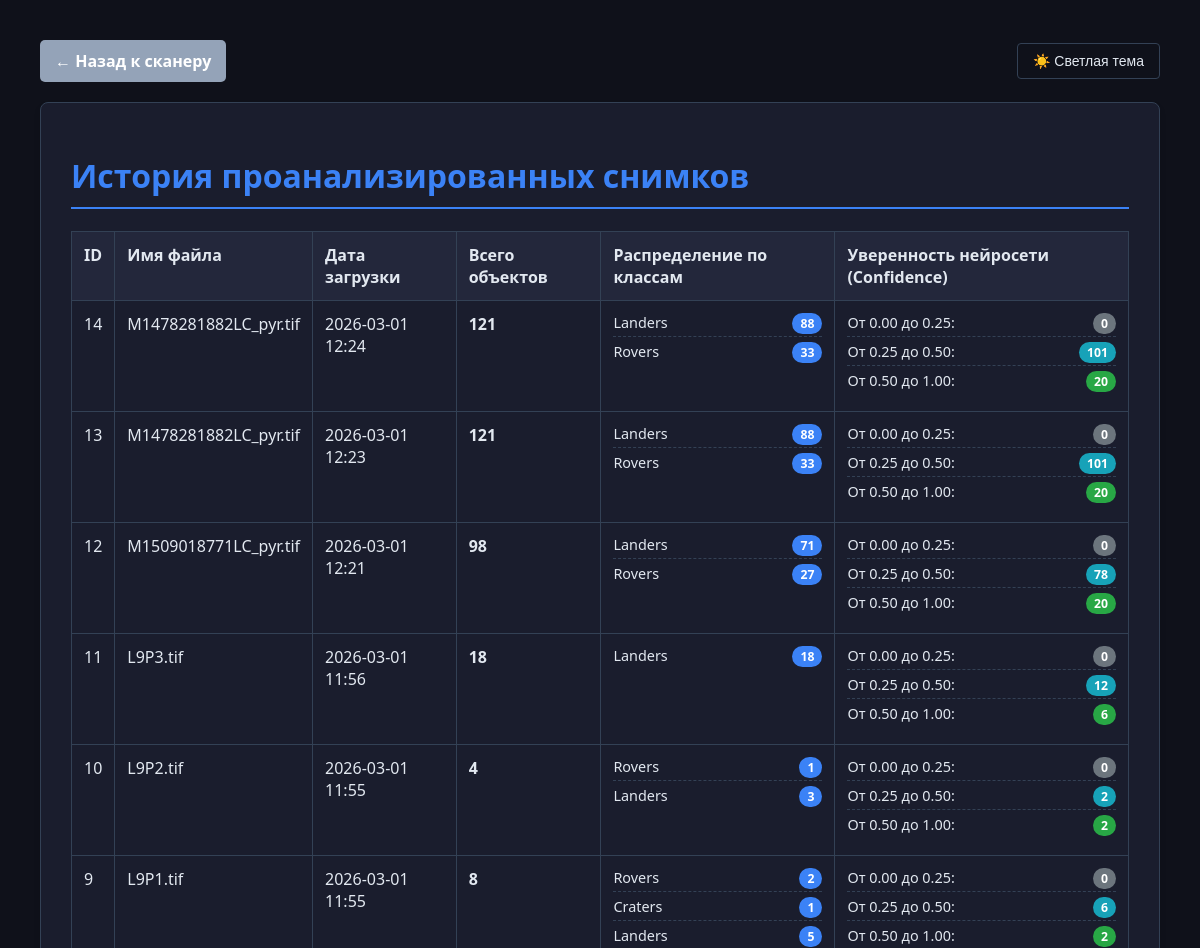
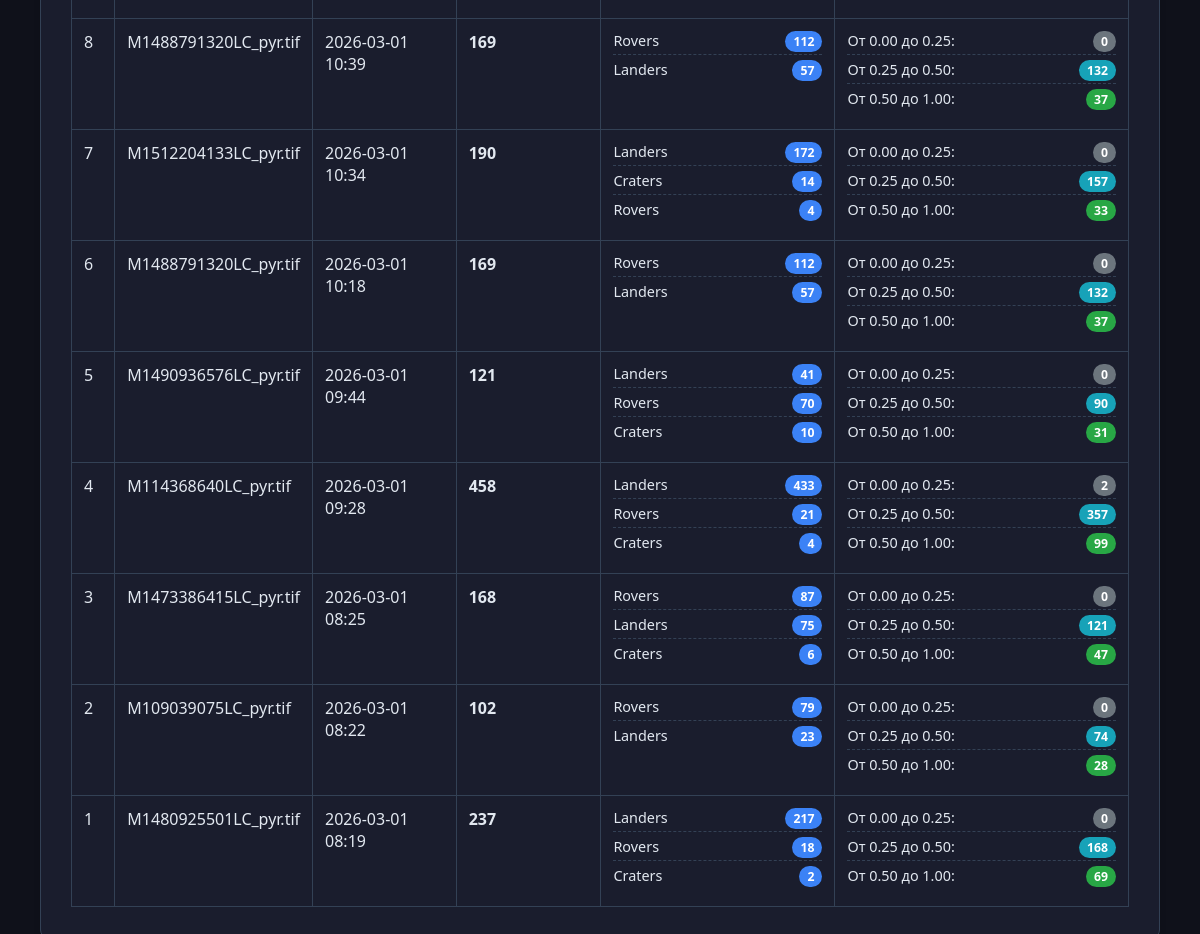
Before: /history with the older database file (2 pictures, top to bottom).
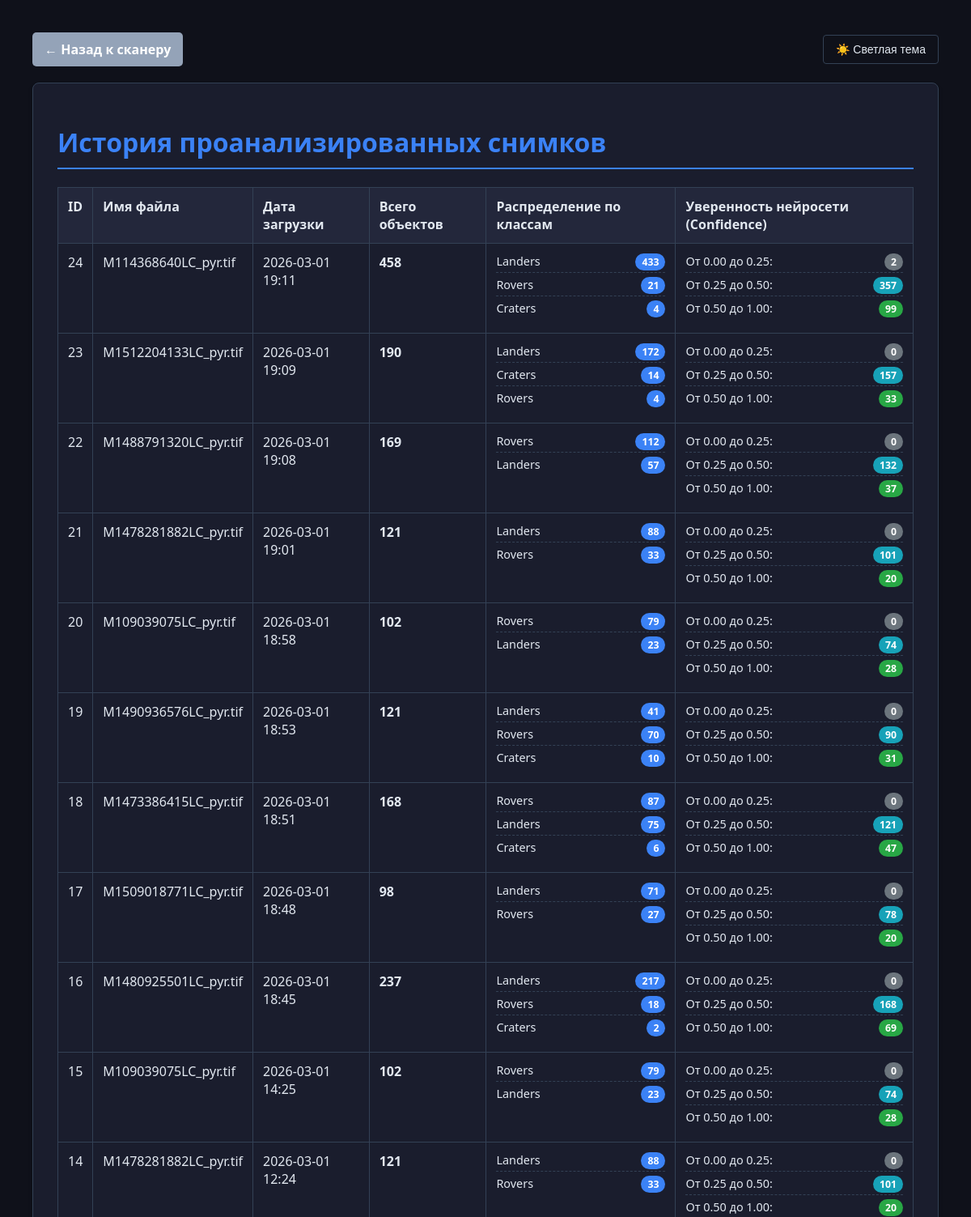
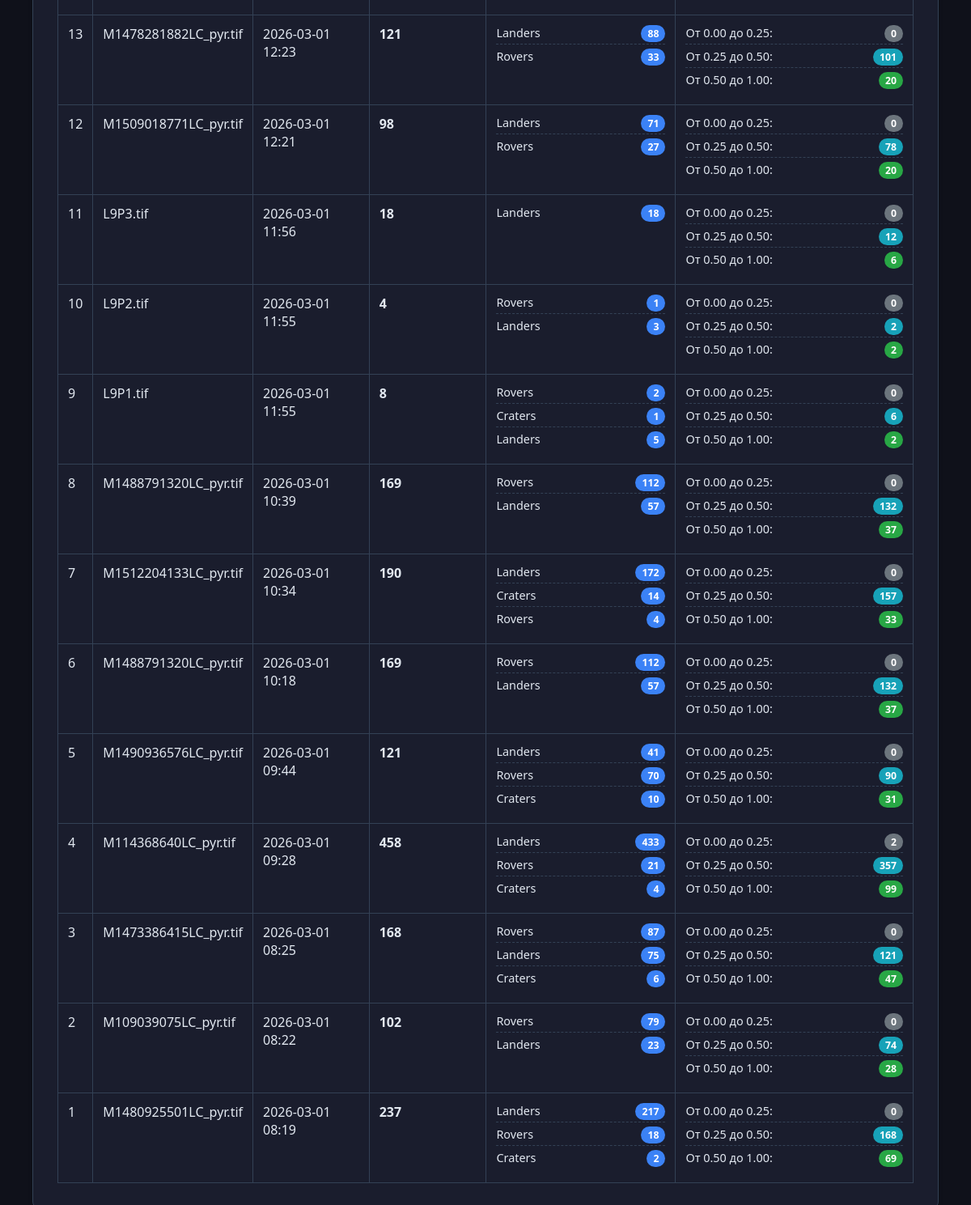
After: the same page with the newer database file (2 pictures, top to bottom).
### app/models.py (models this page shows)
class Image(db.Model):
    __tablename__ = 'images'
    image_id = db.Column(db.Integer, primary_key=True)
    filename = db.Column(db.String(255), nullable=False)
    upload_date = db.Column(db.DateTime, default=datetime.utcnow, nullable=False)
    resolution = db.Column(db.Float, nullable=True)  # Разрешение снимка (м/пикс)
    file_path = db.Column(db.Text, nullable=False)
    detections = db.relationship('Detection', backref='image', lazy=True)

class ObjectClass(db.Model):
    __tablename__ = 'classes'
    class_id = db.Column(db.Integer, primary_key=True)
    class_name = db.Column(db.String(100), nullable=False, unique=True)
    detections = db.relationship('Detection', backref='object_class', lazy=True)

### app/routes.py (the view)
    @app.route('/history')
    def history():
        images = Image.query.order_by(Image.upload_date.desc()).all()
        stats = {}
        for img in images:
            class_counts = {}
            conf_0_25 = 0
            conf_25_50 = 0
            conf_50_100 = 0
            for det in img.detections:
                c_name = det.object_class.class_name
                class_counts[c_name] = class_counts.get(c_name, 0) + 1
                if det.confidence <= 0.25:
                    conf_0_25 += 1
                elif det.confidence <= 0.50:
                    conf_25_50 += 1
                else:
                    conf_50_100 += 1
            stats[img.image_id] = {
                'classes': class_counts,
                'conf_0_25': conf_0_25,
                'conf_25_50': conf_25_50,
                'conf_50_100': conf_50_100
            }
        return render_template('history.html', images=images, stats=stats)

### app/templates/history.html (shortened to what this page needs)
<!DOCTYPE html>
<html lang="ru">
<head>
</head>
<body>
    <div class="header-actions">
        <a href="/" class="back-link">← Назад к сканеру</a>
        <button class="theme-toggle" onclick="toggleTheme()" id="themeToggleBtn">☀️ Светлая тема</button>
    </div>
    <div class="container">
        <h1>История проанализированных снимков</h1>
        <table>
            <thead>
                <tr>
                    <th>ID</th>
                    <th>Имя файла</th>
                    <th>Дата загрузки</th>
                    <th>Всего объектов</th>
                    <th>Распределение по классам</th>
                    <th>Уверенность нейросети (Confidence)</th>
                </tr>
            </thead>
            <tbody>
                {% for img in images %}
                <tr>
                    <td>{{ img.image_id }}</td>
                    <td>{{ img.filename }}</td>
                    <td>{{ img.upload_date.strftime('%Y-%m-%d %H:%M') }}</td>
                    <td><strong>{{ img.detections|length }}</strong></td>
                    <td>
                        <ul class="stats-list">
                            {% for c_name, count in stats[img.image_id].classes.items() %}
                                <li><span>{{ c_name }}</span> <span class="badge">{{ count }}</span></li>
                            {% endfor %}
                        </ul>
                    </td>
                    <td>
                        <ul class="stats-list">
                            <li><span>От 0.00 до 0.25:</span> <span class="badge" style="background-color: #6c757d;">{{ stats[img.image_id].conf_0_25 }}</span></li>
                            <li><span>От 0.25 до 0.50:</span> <span class="badge" style="background-color: #17a2b8;">{{ stats[img.image_id].conf_25_50 }}</span></li>
                            <li><span>От 0.50 до 1.00:</span> <span class="badge" style="background-color: #28a745;">{{ stats[img.image_id].conf_50_100 }}</span></li>
                        </ul>
                    </td>
                </tr>
                {% else %}
                <tr>
                    <td colspan="6" style="text-align: center;">История пока пуста. Загрузите первый снимок!</td>
                </tr>
                {% endfor %}
            </tbody>
        </table>
    </div>
</body>
</html>

### app/templates/history.html (style rules this page uses)
:root { --bg-main: #0f111a; --bg-panel: #1a1d2d; --bg-panel-hover: #23273b; --accent: #3b82f6; --text-main: #e2e8f0; --text-muted: #94a3b8; --border: #334155; --table-header-bg: #23273b; }
body { font-family: 'Nasalization', 'Segoe UI', Tahoma, Geneva, Verdana, sans-serif; margin: 40px; background-color: var(--bg-main); color: var(--text-main); transition: background-color 0.3s ease, color 0.3s ease; }
.header-actions { max-width: 1200px; margin: 0 auto 20px auto; display: flex; justify-content: space-between; align-items: center; }
.container { max-width: 1200px; margin: 0 auto; background: var(--bg-panel); padding: 30px; border-radius: 8px; box-shadow: 0 4px 6px rgba(0,0,0,0.1); border: 1px solid var(--border); transition: background-color 0.3s ease, border-color 0.3s ease; }
h1 { border-bottom: 2px solid var(--accent); padding-bottom: 10px; color: var(--accent); }
table { width: 100%; border-collapse: collapse; margin-top: 20px; }
th, td { border: 1px solid var(--border); padding: 12px; text-align: left; vertical-align: top; transition: border-color 0.3s ease; }
th { background-color: var(--table-header-bg); font-weight: bold; transition: background-color 0.3s ease; }
.back-link { display: inline-block; text-decoration: none; color: #fff; background-color: var(--text-muted); padding: 10px 15px; border-radius: 5px; font-weight: bold; transition: 0.2s; }
.theme-toggle { background: transparent; color: var(--text-main); border: 1px solid var(--border); padding: 9px 15px; border-radius: 4px; cursor: pointer; font-family: 'Nasalization', sans-serif; font-size: 14px; transition: 0.2s; display: flex; align-items: center; gap: 8px; }
.stats-list { margin: 0; padding: 0; list-style-type: none; font-size: 0.9em; }
.stats-list li { margin-bottom: 5px; display: flex; justify-content: space-between; border-bottom: 1px dashed var(--border); padding-bottom: 2px; transition: border-color 0.3s ease; }
.stats-list li:last-child { border-bottom: none; }
.badge { background-color: var(--accent); color: white; padding: 2px 8px; border-radius: 12px; font-size: 0.85em; font-weight: bold; }

Changed rows visible on the page:
added Image: image_id "24", filename "M114368640LC_pyr.tif", upload_date "2026-03-01 19:11", detections|length "458", stats "2", stats "357", stats "99", ObjectClass (class_name "Landers", count "433"), ObjectClass (class_name "Rovers", count "21"), ObjectClass (class_name "Craters", count "4")
added Image: image_id "23", filename "M1512204133LC_pyr.tif", upload_date "2026-03-01 19:09", detections|length "190", stats "0", stats "157", stats "33", ObjectClass (class_name "Landers", count "172"), ObjectClass (class_name "Craters", count "14"), ObjectClass (class_name "Rovers", count "4")
added Image: image_id "22", filename "M1488791320LC_pyr.tif", upload_date "2026-03-01 19:08", detections|length "169", stats "0", stats "132", stats "37", ObjectClass (class_name "Rovers", count "112"), ObjectClass (class_name "Landers", count "57")
added Image: image_id "21", filename "M1478281882LC_pyr.tif", upload_date "2026-03-01 19:01", detections|length "121", stats "0", stats "101", stats "20", ObjectClass (class_name "Landers", count "88"), ObjectClass (class_name "Rovers", count "33")
added Image: image_id "20", filename "M109039075LC_pyr.tif", upload_date "2026-03-01 18:58", detections|length "102", stats "0", stats "74", stats "28", ObjectClass (class_name "Rovers", count "79"), ObjectClass (class_name "Landers", count "23")
added Image: image_id "19", filename "M1490936576LC_pyr.tif", upload_date "2026-03-01 18:53", detections|length "121", stats "0", stats "90", stats "31", ObjectClass (class_name "Landers", count "41"), ObjectClass (class_name "Rovers", count "70"), ObjectClass (class_name "Craters", count "10")
added Image: image_id "18", filename "M1473386415LC_pyr.tif", upload_date "2026-03-01 18:51", detections|length "168", stats "0", stats "121", stats "47", ObjectClass (class_name "Rovers", count "87"), ObjectClass (class_name "Landers", count "75"), ObjectClass (class_name "Craters", count "6")
added Image: image_id "17", filename "M1509018771LC_pyr.tif", upload_date "2026-03-01 18:48", detections|length "98", stats "0", stats "78", stats "20", ObjectClass (class_name "Landers", count "71"), ObjectClass (class_name "Rovers", count "27")
added Image: image_id "16", filename "M1480925501LC_pyr.tif", upload_date "2026-03-01 18:45", detections|length "237", stats "0", stats "168", stats "69", ObjectClass (class_name "Landers", count "217"), ObjectClass (class_name "Rovers", count "18"), ObjectClass (class_name "Craters", count "2")
added Image: image_id "15", filename "M109039075LC_pyr.tif", upload_date "2026-03-01 14:25", detections|length "102", stats "0", stats "74", stats "28", ObjectClass (class_name "Rovers", count "79"), ObjectClass (class_name "Landers", count "23")
